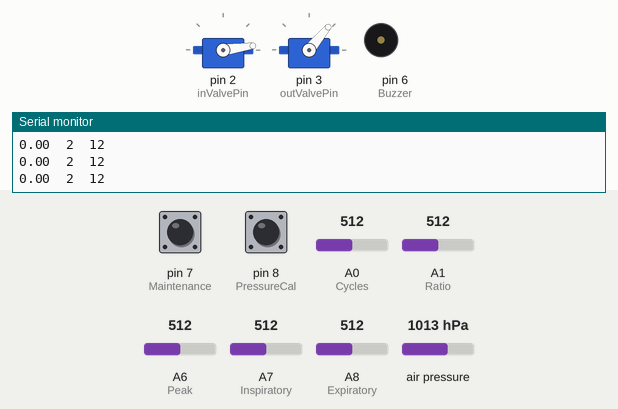
This sketch was run on a simulated Teensy 4. Shown: 2 × servo, buzzer (waves = sounding, pin HIGH), the last lines printed to the serial monitor. Inputs (shaded band) come from the test bench; at power-on: A0 (Cycles) = 512, A6 (Peak) = 512, A8 (Expiratory) = 512, A7 (Inspiratory) = 512, pin 7 (Maintenance) HIGH, pin 8 (PressureCal) HIGH, A1 (Ratio) = 512, air pressure 1013 hPa.

Above: at 1.2 s.
1.3 s: A0 (Cycles) set to 992
At 2.7 s:
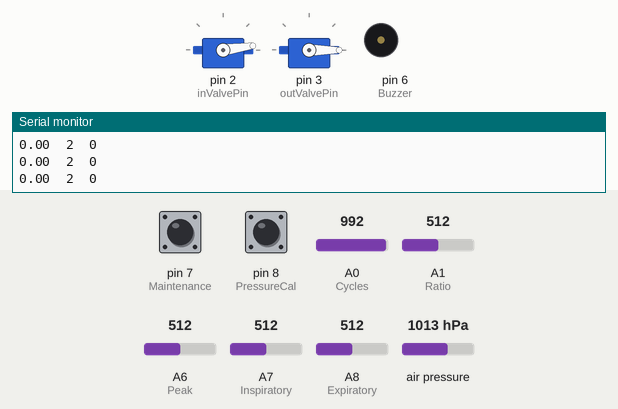
4.3 s: A6 (Peak) set to 992
7.3 s: A8 (Expiratory) set to 306
10.3 s: A7 (Inspiratory) set to 992
13.3 s: pin 7 (Maintenance) pulled LOW for 0.15 s
16.3 s: A0 (Cycles) set to 590
At 18.62 s:
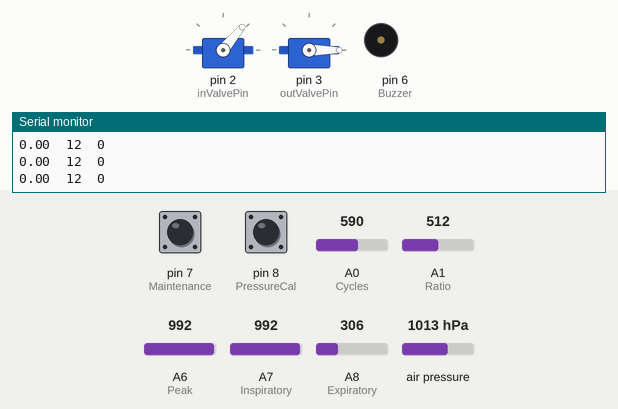
Timing chart, 0 to 20.3 s (numbered marks = the images above; inputs shaded):
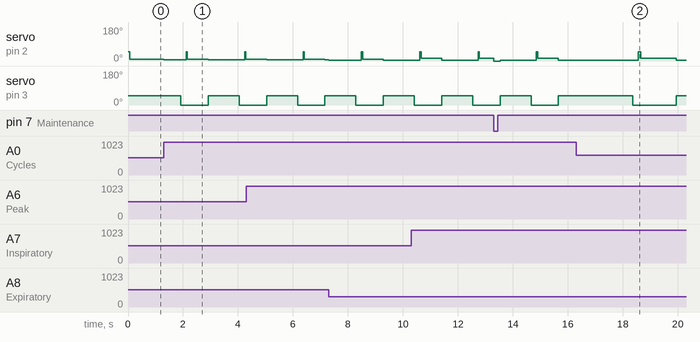

Measured:
- after the input at 1.3 s, servo on pin 3 (outValvePin): 50° → 0° after 0.62 s instead of 2.5 s

The sketch:

MUR.ino
```cpp
// (licence header left out)
/***************************************************************************
  !!!                        DISCLAMER                                 !!!
  ALARMS ARE NOT JET WORKING PROPERLY DUE TO TWO REASONS :
  - BME280 library is blocking the loop if the sensor fails
  - I didn't untangle all the program flow...

  BUT :
  It beeps when you exceed peakAlarmLevel and plateauAlarmlevel
  This provides a minimum of over pressure protection...
***************************************************************************/

#include <Servo.h>
#include <Wire.h>
#include <Adafruit_BME280.h>

Servo inValve;
Servo outValve;
Adafruit_BME280 bmePatient;
Adafruit_BME280 bmeAmbient;

// Servo Calibration, Alarm Levels and flags

/***************************************************************************
  //  THERE IS NO "STANDARD SERVO OR AIRSOURCE" IN THIS PROJECT FOR INSTANCE
  //  DUE TO THE DIFFICULTY TO GET RELIABLY PARTS DURING LOCKDOWN
  //
  //  !!! WE ARE USING FUTABA S3003 SERVOS IN THIS PROTOTYPE with V2.1 VALVES !!!
  //
  //  Please follow the steps carefully to calibrate your device to
  //  your Servos and Airsource. Wrong calibration can be harmful or even
  //  kill a person! If you run into problems :
  //  Common sense, physics and anatomy knowledge may help!
  //
  //
  //  1. Mount and calibrate Valves :
  //
  //  - !!! DON'T MOUNT ANY SERVO IN THE VALVES !!! You could damage the valves
  //  - Plug the servos and power up the device
  //  - enable the maintaince switch so that the servo goes to 0° (closed valven position)
  //  - close the Valve by Hand and check for air tight
  //  - reapeatly check for easy-moving and air tight
  //  - Mount the servos into the valves
  //  - disable Maintaince Switch and check for each valve if they are air tight
  //  - your system usually has leaks due to 3d printing
  //  tolerance. make shure they are as small as possible!
  //
  //
  //  2. Calibrate absolute Pressure from Airsource and Servo movement :
  //
  //  - Connect all "plumbing" to the device.
  //  - Close the patient side hole with something air tight!
  //  - Open overpressure Valve (V3) on the filterbox
  //  - engage maintaince and calibration Switches
  //  - Power up the device, WITHOUT AIRSOURCE!
  //  - inValve should open, outValve is closed
  //  - power up or connect your Airsource
  //  - Open Arduino Serial Plotter
  //  - adjust the overpressure valves until reach the desired pressure
  //  (usually i close almost completly the little valve and I progressifly close
  //  the valve on the filter box...)
  //  - switch back maintaince and calibration Switches to normal position
  //  - control pressure levels over several cycles and adjust if necessary
  //  - play with the controls, be shure the pressure is ok, check peak, plateau
  //  and expiratory individually
  //  - if the valves open to wide, lower the servoCal value (less servo wear),
  //  - if the pressure is to low rise the servoCal Value
  //  (carefully! your servo will wear more)
  //
  //  BE SURE THAT YOUR AIRSOURCE IS STABLE OVER TIME, WE OBSERVED THAT
  //  TURBINE AIRSOURCES LOSE MORE POWER ONCE HOT THAN MEMBRANE PUMPS
  //
  //  !!! ATTENTION THIS A MEDICAL DEVICE, YOUR JOB AS MAKER IS ONLY TO MAKE
  //  AND CALIBRATE THE DEVICE, NOT TO OPERATE THE DEVICE !!!
***************************************************************************/

//  Please adapt these three values to your Servos and Airsource. We use Futaba S3003 Servos.
int servoCal = 50;          // maximum movement of servo
int inValveLatency = 30;    // close the inValve slightly before opening outValve
int outValveLatency = 200;  // close the outValve slightly before opening outValve

// treshold values are arbitary set after consulting wikipedia. minimum 600hpa, maximum 1200hpa
float minimumAtmosphericPressure = 600.;
float maximumAtmosphericPressure = 1200.;
// Ring Alarm if differential Pressure goes above that
float peakAlarmLevel = 40.;
float plateauAlarmLevel = 30.;
bool peakAlarm = 0;
bool plateauAlarm = 0;

// Potentiometer and Servo pins
int inValvePin = 2;     // Pin for input Valve
int outValvePin = 3;    // Pin for Output Valve
int Led = 5;            // future neopixel Led for user feedback
int Buzzer = 6;         // Alarm Buzzer
int Maintenance = 7;    // sets all valves to 0° for maintaince
int PressureCal = 8;  // closes outputValve and opens Input Valve for maximum pressure calibration
int Cycles = A0;
int Ratio = A1;
int Peak = A6;
int Inspiratory = A7;
int Expiratory = A8;

// different timers in our breathing cycle
unsigned long cycle = 0;
unsigned long peakT = 0;
unsigned long plateauT = 0;
unsigned long expirationT = 0;

// running timers to get asycronous loop
unsigned long cycleZero = 0;
unsigned long bmpZero = 0;

//running cycle flags
bool peak = 0;
bool plateau = 0;
bool expiration = 0;

// Servo positions and others
int ivPos = 0;
int ovPos = servoCal;
int pvPos = 0;
int plateauPos = 0;
int baselinePos = 0;
float bmpP = 0.;
float bmeP = 0.;
float differentialP = 0.;
// pressure sensor sample Frequency = 20ms runs smooth on teensy3.2
unsigned long pressureSample = 20;
bool pressureSensorFailure = 0;

// Read all potentiometers and adjust values
void readPot() {
  // calculate total breath cycle lenght
  cycle = map(analogRead(Cycles), 0, 1023, 6000, 2000);
  // calculate the time of the inspiration cycle including plateau
  plateauT = map(analogRead(Ratio), 0, 1023, (cycle / 2), (cycle / 4));
  // add peak if necessairy
  int tempI = analogRead(Peak);
  // impementation of "dead Zone" on the low end of the peak potentiometer
  // the "inValveLatency * 3" is just some rule of thumb, depends heavily on the Servo used
  if (tempI <= (inValveLatency * 3)) {
    peakT = 0;
  } else {
    // inspiration Peak can not go higher than 1/10th of inspiration!
    peakT = map(tempI, 100, 1023, 50, (plateauT / 10));
  }

  // set plateau support pressure
  plateauPos = map(analogRead(Inspiratory), 0, 1023, 0, (servoCal / 3));
  // set baseline pressure, can only be opend until a certain point
  baselinePos = map(analogRead(Expiratory), 0, 1023, 0, (servoCal / 4));
}

void updateSensors() {
  // reset timer first for regular intervals!
  bmpZero = millis();
  // read Sensors, get differential
  bmePatient.takeForcedMeasurement();
  bmpP = (float)bmePatient.readPressure() / 100.;
  bmeAmbient.takeForcedMeasurement();
  bmeP = (float)bmeAmbient.readPressure() / 100.;
  differentialP = bmpP - bmeP;

  // check for sensor failiure, this alarm doesn't care if another alarm is active.
  // this is due to the fact that if one sensor fails the other alarms won't work anymore...
  if ((bmpP <= minimumAtmosphericPressure) || (bmpP >= maximumAtmosphericPressure) || (bmeP <= minimumAtmosphericPressure) || (bmeP >= maximumAtmosphericPressure)) {
    pressureSensorFailure = 1;
    digitalWrite(Buzzer, HIGH);
  }
  // check for realistic pressures if pressureSensorFailure is active
  if (pressureSensorFailure == 1) {
    if ((bmpP > minimumAtmosphericPressure) && (bmpP < maximumAtmosphericPressure) && (bmeP > minimumAtmosphericPressure) && (bmeP < maximumAtmosphericPressure)) {
      pressureSensorFailure = 0;
      digitalWrite(Buzzer, LOW);
    }
  }

  // this is a more userfriendly graph
  Serial.print(differentialP);
  Serial.print("\t");
  Serial.print(ivPos / 4);
  Serial.print("\t");
  Serial.println(ovPos / 4);

  // this is more like a debug graph
  /*Serial.print(bmpP);
    Serial.print("\t");
    Serial.print(bmeP);
    Serial.println("\t");
    // do some funny math to see valve positions on the graphs on Serial Plotter
    // made at about 60m above sea level.
    Serial.print((float)(101000 + (ivPos * 10)) / 100.);
    Serial.print("\t");
    Serial.print((float)(101000 + (ovPos * 10)) / 100.);
    Serial.print('\t');
    Serial.print((float)(101000 + (pvPos * 10)) / 100.);
    Serial.print('\t');
    Serial.print(101000 + (baselinePos * 10));
    Serial.print('\t');
    Serial.println(101000 + (plateauPos * 10));
  */
}

void setup() {
  pinMode(Maintenance, INPUT_PULLUP);
  pinMode(PressureCal, INPUT_PULLUP);
  pinMode(Buzzer, OUTPUT);
  digitalWrite(Buzzer, LOW);
  Serial.begin(115200);
  bool P1 = bmePatient.begin(0x77);
  if (!P1) {
    pressureSensorFailure = 1;
    //Serial.println("Could not find a valid BMP180 sensor, check wiring, address, sensor ID!");
  }
  // configure bme280 : mode, tempSampling, pressSampling, humSampling, filter, duRation
  bmePatient.setSampling(1, 1, 3, 1, 1, 10);
  bool P2 = bmeAmbient.begin(0x76);
  if (!P2) {
    pressureSensorFailure = 1;
    //Serial.println("Could not find a valid BME280 sensor, check wiring, address, sensor ID!");
  }
  bmeAmbient.setSampling(1, 1, 3, 1, 1, 10);
  // if the two pressure sensors are started for good light the led in green, attach servos and wait a bit
  inValve.attach(inValvePin);
  outValve.attach(outValvePin);
  inValve.write(ivPos);
  outValve.write(ovPos);
  readPot();
}

void loop() {
  // read the bmp180 in regular intervals
  if (pressureSample < (millis() - bmpZero)) {
    // sample time before reading the sensor for a regular interval
    updateSensors();
  }

  if (digitalRead(Maintenance) == HIGH) {
    // read potentiometers and update values
    readPot();

    // here comes the breathing cycle
    // start cycle
    if ((peak == 0) && (plateau == 0) && (expiration == 0)) {
      cycleZero = millis();
      peak = 1;
      //Serial.println("Start cycle");
    }

    // peak and transition to plateau
    if ((peak == 1) && (plateau == 0) && (expiration == 0)) {
      // if inValve is not jet open on start
      if (ivPos != servoCal) {
        ivPos = servoCal;
        inValve.write(ivPos);
        // Serial.print("Open Input Valve\t");
        // Serial.println((int)millis() - cycleZero);
      }

      // check for plateau Alarm if no other Alarm is active
      if (!pressureSensorFailure && !plateauAlarm) {
        if (differentialP > peakAlarmLevel) {
          digitalWrite(Buzzer, HIGH);
          peakAlarm = 1;
        } else {
          digitalWrite(Buzzer, LOW);
          peakAlarm = 0;
        }
      }

      // once inspiration is finished close input valve and set flags
      if (peakT <= (millis() - (cycleZero - inValveLatency))) {
        ivPos = plateauPos;
        inValve.write(ivPos);
        // Serial.print("Close Input Valve\t");
        // Serial.println((int)millis() - cycleZero);
      }
      if (peakT <= (millis() - cycleZero)) {
        plateau = 1;
      }
    }

    // plateau and transition to expiration
    if ((peak == 1) && (plateau == 1) && (expiration == 0)) {
      if (plateauT <= (millis() - cycleZero)) {
        ivPos = 0;
        inValve.write(baselinePos);
        ovPos = servoCal;
        outValve.write(ovPos);
        expiration = 1;
        // Serial.print("Open Output Valve\t");
        // Serial.println((int)millis() - cycleZero);

        // keep track of any control changes on plateau pressure
      } else if (plateauPos != ivPos) {
        ivPos = plateauPos;
        inValve.write(ivPos);
      }

      // check for plateau Alarm if no other Alarm is active
      if (!pressureSensorFailure && !peakAlarm) {
        // activate Buzzer if there is to much pressure during plateau
        if (differentialP > plateauAlarmLevel) {
          digitalWrite(Buzzer, HIGH);
          plateauAlarm = 1;
        } else {
          digitalWrite(Buzzer, LOW);
          plateauAlarm = 0;
        }
      }
    }

    // end of cycle
    if ((peak == 1) && (plateau == 1) && (expiration == 1)) {
      //close outputValve slightly before the end of the cycle
      if (cycle <= (millis() - (cycleZero - outValveLatency))) {
        //close Output valve
        if (ovPos != 0) {
          ovPos = 0;
          outValve.write(ovPos);
          //Serial.println("Close Output Valve");
        }
      }
      if (cycle <= (millis() - cycleZero)) {
        peak = 0;
        plateau = 0;
        expiration = 0;
        // Serial.print("Cycle Finished\t\t");
        // Serial.println((int)millis() - cycleZero);
        // Serial.println();

        // same here, keep track of any control changes on baseline pressure
      } else if (baselinePos != ivPos) {
        ivPos = baselinePos;
        inValve.write(ivPos);
      }
    }
  } else {
    if (digitalRead(PressureCal) == 0) {
      inValve.write(servoCal);
    } else {
      inValve.write(0);
    }
    outValve.write(0);
  }
  // please uncomment following line for serial debug or you will rapidly overflow Arduino
  // delay(200);
}
```
